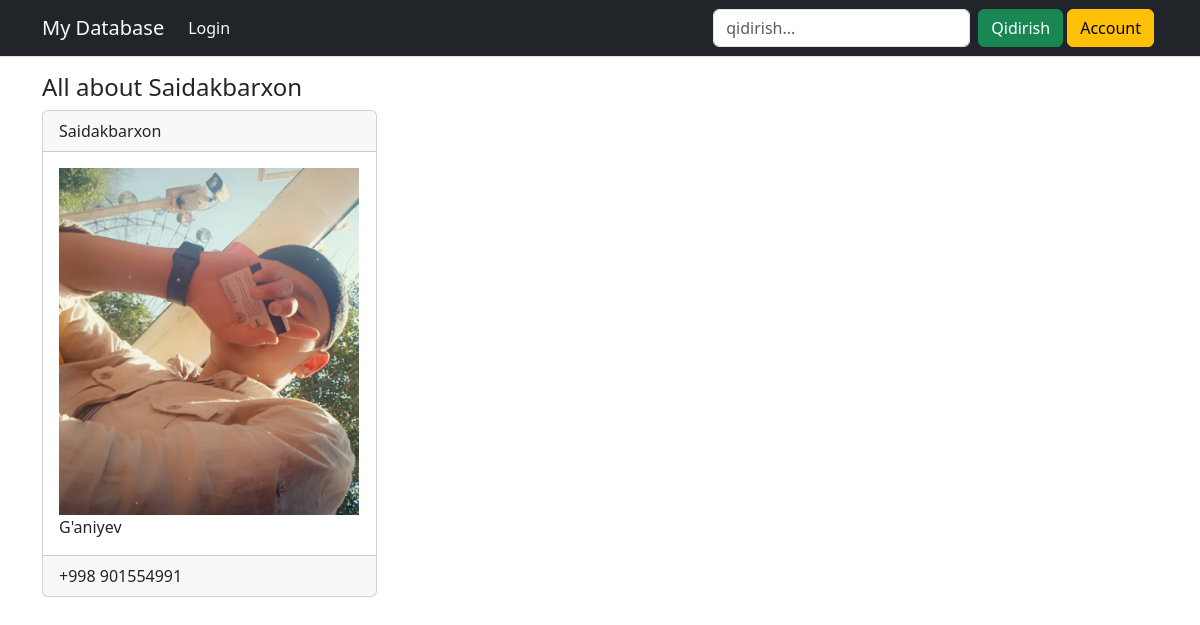
The page /contacts/ca16d27e-8d9f-4fa7-b2d1-0656307e38af/detail/ on the database its author committed.
### baseapp/models.py (models this page shows, shortened)
class Contact(models.Model):
    id = models.UUIDField(primary_key=True, default=uuid.uuid4, editable=False)
    firstName = models.CharField(max_length=20)
    lastName = models.CharField(max_length=20)
    image = models.ImageField(upload_to='contact/')
    phonenumber = models.IntegerField()

### baseapp/views.py (the view)
# urls.py: path('contacts/<uuid:pk>/detail/', ContactDetail.as_view(), name='contact_detail'),
class ContactDetail(generic.DetailView):
     template_name = 'detail.html'
     model = Contact
     context_object_name = 'contact'

### templates/detail.html
{% extends 'base.html' %}
{% block content %}
<div class="container py-3">
    <h4> All about {{contact.firstName}}</h4>
    <div class="card" style="width: 30%;" >
        <div class="card-header">{{contact.firstName}}</div>
        <div class="card-body">
            <div class="card-image">
                <img src="{{contact.image.url}}" width="300" alt="">
            </div>
            <div class="card-text">{{contact.lastName}}</div>
        </div>
        <div class="card-footer">+998 {{contact.phonenumber}}</div>
    </div>
</div>
{% endblock content %}

### rows shown on the page
Contact: firstName "Saidakbarxon", image (picture), lastName "G'aniyev", phonenumber "901554991"
